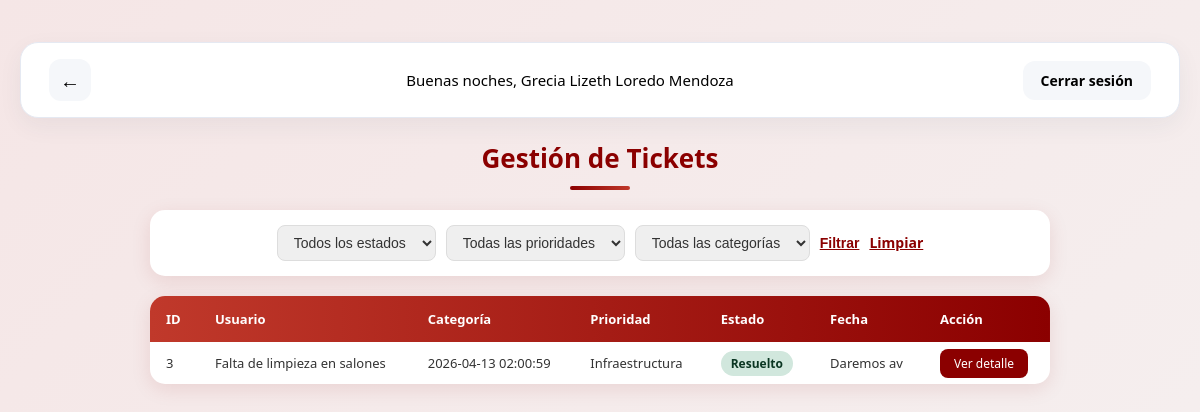
Before: /gestion_tickets (signed in) with the older database file.
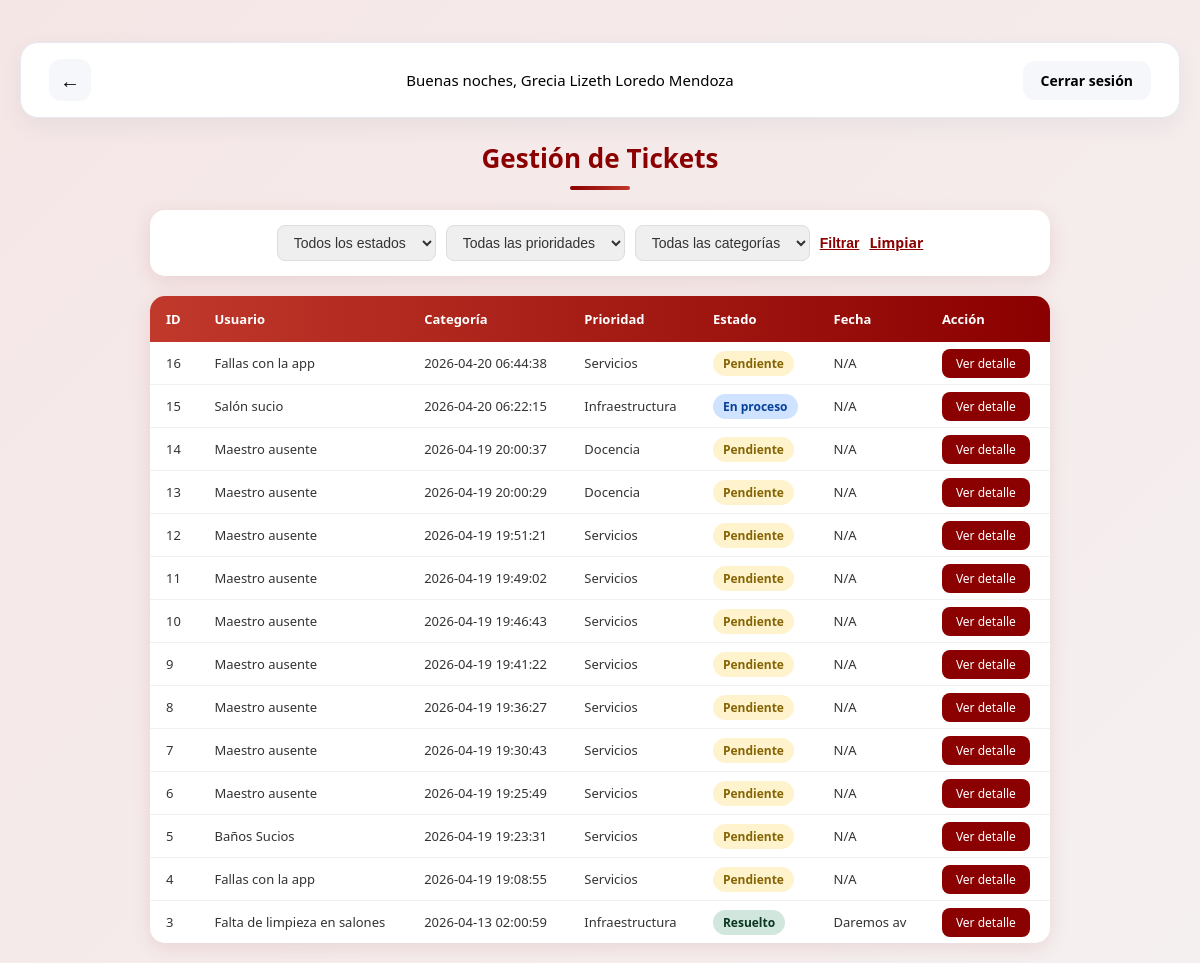
After: the same page with the newer database file.
### tables this page shows
CREATE TABLE ticket (
        id_ticket INTEGER PRIMARY KEY AUTOINCREMENT,
        titulo TEXT NOT NULL,
        descripcion TEXT,
        fecha_creacion TEXT,
        id_usuario INTEGER,
        id_categoria INTEGER,
        id_prioridad INTEGER,
        id_estado INTEGER,
        id_departamento INTEGER,
        ruta_imagen TEXT, comentario_admin TEXT, accion TEXT,
        FOREIGN KEY (id_usuario) REFERENCES usuario(id_usuario),
        FOREIGN KEY (id_categoria) REFERENCES categoria(id_categoria),
        FOREIGN KEY (id_prioridad) REFERENCES prioridad(id_prioridad),
        FOREIGN KEY (id_estado) REFERENCES estado(id_estado),
        FOREIGN KEY (id_departamento) REFERENCES departamento(id_departamento)
    );

CREATE TABLE categoria (
        id_categoria INTEGER PRIMARY KEY AUTOINCREMENT,
        nombre_categoria TEXT NOT NULL
    );

CREATE TABLE estado (
        id_estado INTEGER PRIMARY KEY AUTOINCREMENT,
        nombre_estado TEXT NOT NULL
    );

### app.py (the view)
@app.route('/gestion_tickets')
def gestion_tickets():
    if 'user_id' not in session:
        return redirect(url_for('login_page'))
    db_instance = Database(db_path)
    usuario = db_instance.obtener_usuario_por_id(session['user_id'])
    id_rol = usuario[3]
    if id_rol == 3:
        tickets = db_instance.obtener_todos_tickets()
    elif id_rol == 4:
        id_departamento = usuario[4]
        tickets = db_instance.obtener_tickets_por_departamento(id_departamento)
    else:
        tickets = db_instance.obtener_tickets_usuario(session['user_id'])
    filtro_estado    = request.args.get('estado', '')
    filtro_prioridad = request.args.get('prioridad', '')
    filtro_categoria = request.args.get('categoria', '')
    if filtro_estado:
        tickets = [t for t in tickets if t[4] == filtro_estado]
    if filtro_prioridad:
        tickets = [t for t in tickets if t[3] == filtro_prioridad]
    if filtro_categoria:
        tickets = [t for t in tickets if t[2] == filtro_categoria]
    categorias  = db_instance.obtener_categorias()
    prioridades = db_instance.obtener_prioridades()
    return render_template('gestion_tickets.html',
                           tickets=tickets,
                           categorias=categorias,
                           prioridades=prioridades,
                           filtro_estado=filtro_estado,
                           filtro_prioridad=filtro_prioridad,
                           filtro_categoria=filtro_categoria)

### api_01.py (called while the page is built)
    def connect(self):
        try:
            self.conn = sqlite3.connect(self.db_file)
        except Error as e:
            print(f"Error al conectar a la base de datos: {e}")

    def disconnect(self):
        if self.conn:
            self.conn.close()

    def obtener_usuario_por_id(self, id_usuario):
        self.connect()
        cursor = self.conn.cursor()
        cursor.execute("""
            SELECT id_usuario, nombre, correo, id_rol, id_departamento
            FROM usuario
            WHERE id_usuario = ?
        """, (id_usuario,))
        user = cursor.fetchone()
        self.disconnect()
        return user

    def obtener_categorias(self):
        self.connect()
        cursor = self.conn.cursor()
        cursor.execute("SELECT id_categoria, nombre_categoria FROM categoria")
        categorias = cursor.fetchall()
        self.disconnect()
        return categorias

    def obtener_prioridades(self):
        self.connect()
        cursor = self.conn.cursor()
        cursor.execute("SELECT id_prioridad, nombre_prioridad FROM prioridad")
        prioridades = cursor.fetchall()
        self.disconnect()
        return prioridades

### templates/gestion_tickets.html (shortened to what this page needs)
{% set show_back = True %}
{% extends "index.html" %}
{% block content %}
<link rel="stylesheet" href="{{ url_for('static', filename='gestion_tickets.css') }}">
<div class="gestion-container">
    <div class="gestion-header">
        <h1>Gestión de Tickets</h1>
        <div class="divider"></div>
    </div>
    <form method="GET" action="{{ url_for('gestion_tickets') }}" class="filtros">
        <select name="estado">
            <option value="">Todos los estados</option>
        </select>
        <select name="prioridad">
            <option value="">Todas las prioridades</option>
        </select>
        <select name="categoria">
            <option value="">Todas las categorías</option>
        </select>
        <button type="submit" class="btn-filtrar">Filtrar</button>
        <a href="{{ url_for('gestion_tickets') }}" class="btn-limpiar">Limpiar</a>
    </form>
    <div class="tabla-container">
        <table>
            <thead>
                <tr>
                    <th>ID</th>
                    <th>Usuario</th>
                    <th>Categoría</th>
                    <th>Prioridad</th>
                    <th>Estado</th>
                    <th>Fecha</th>
                    <th>Acción</th>
                </tr>
            </thead>
            <tbody>
                {% if tickets %}
                    {% for ticket in tickets %}
                    <tr class="fila-{{ ticket[4] | lower | replace(' ', '-') if ticket[4] else 'sin-estado' }}">
                        <td>{{ ticket[0] }}</td>
                        <td>{{ ticket[1] }}</td>
                        <td>{{ ticket[2] }}</td>
                        <td>{{ ticket[3] }}</td>
                        <td>
                            <span class="badge badge-{{ ticket[4] | lower | replace(' ', '-') if ticket[4] else 'sin-estado' }}">
                                {{ ticket[4] or 'Sin estado' }}
                            </span>
                        </td>
                        <td>{{ ticket[5][:10] if ticket[5] else 'N/A' }}</td>
                        <td>
                            <a href="{{ url_for('detalle_ticket', id_ticket=ticket[0]) }}" class="btn-detalle">Ver detalle</a>
                        </td>
                    </tr>
                    {% endfor %}
                {% else %}
                    <tr>
                        <td colspan="7" style="text-align:center; color:#888;">No hay tickets registrados.</td>
                    </tr>
                {% endif %}
            </tbody>
        </table>
    </div>
</div>
{% endblock %}

Changed rows visible on the page:
added ticket: id_ticket "16", titulo "Fallas con la app", fecha_creacion "2026-04-20 06:44:38", nombre_categoria "Servicios", nombre_estado "Pendiente", ticket "N/A"
added ticket: id_ticket "15", titulo "Salón sucio", fecha_creacion "2026-04-20 06:22:15", nombre_categoria "Infraestructura", nombre_estado "En proceso", comentario_admin "N/A"
added ticket: id_ticket "14", titulo "Maestro ausente", fecha_creacion "2026-04-19 20:00:37", nombre_categoria "Docencia", nombre_estado "Pendiente", ticket "N/A"
added ticket: id_ticket "13", titulo "Maestro ausente", fecha_creacion "2026-04-19 20:00:29", nombre_categoria "Docencia", nombre_estado "Pendiente", ticket "N/A"
added ticket: id_ticket "12", titulo "Maestro ausente", fecha_creacion "2026-04-19 19:51:21", nombre_categoria "Servicios", nombre_estado "Pendiente", ticket "N/A"
added ticket: id_ticket "11", titulo "Maestro ausente", fecha_creacion "2026-04-19 19:49:02", nombre_categoria "Servicios", nombre_estado "Pendiente", ticket "N/A"
added ticket: id_ticket "10", titulo "Maestro ausente", fecha_creacion "2026-04-19 19:46:43", nombre_categoria "Servicios", nombre_estado "Pendiente", ticket "N/A"
added ticket: id_ticket "9", titulo "Maestro ausente", fecha_creacion "2026-04-19 19:41:22", nombre_categoria "Servicios", nombre_estado "Pendiente", ticket "N/A"
added ticket: id_ticket "8", titulo "Maestro ausente", fecha_creacion "2026-04-19 19:36:27", nombre_categoria "Servicios", nombre_estado "Pendiente", ticket "N/A"
added ticket: id_ticket "7", titulo "Maestro ausente", fecha_creacion "2026-04-19 19:30:43", nombre_categoria "Servicios", nombre_estado "Pendiente", ticket "N/A"
added ticket: id_ticket "6", titulo "Maestro ausente", fecha_creacion "2026-04-19 19:25:49", nombre_categoria "Servicios", nombre_estado "Pendiente", ticket "N/A"
added ticket: id_ticket "5", titulo "Baños Sucios", fecha_creacion "2026-04-19 19:23:31", nombre_categoria "Servicios", nombre_estado "Pendiente", ticket "N/A"
added ticket: id_ticket "4", titulo "Fallas con la app", fecha_creacion "2026-04-19 19:08:55", nombre_categoria "Servicios", nombre_estado "Pendiente", ticket "N/A"
